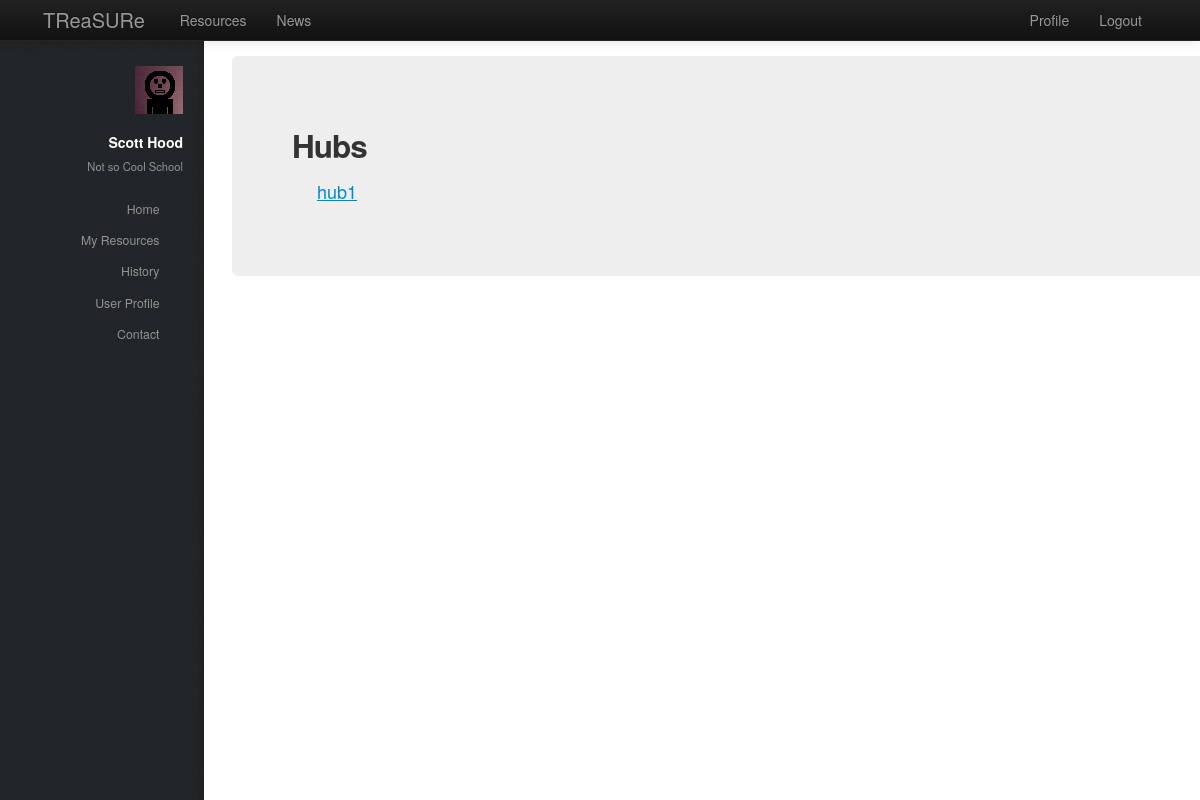
/treasure/hubs/ (signed in), run on an earlier commit of the app's database.
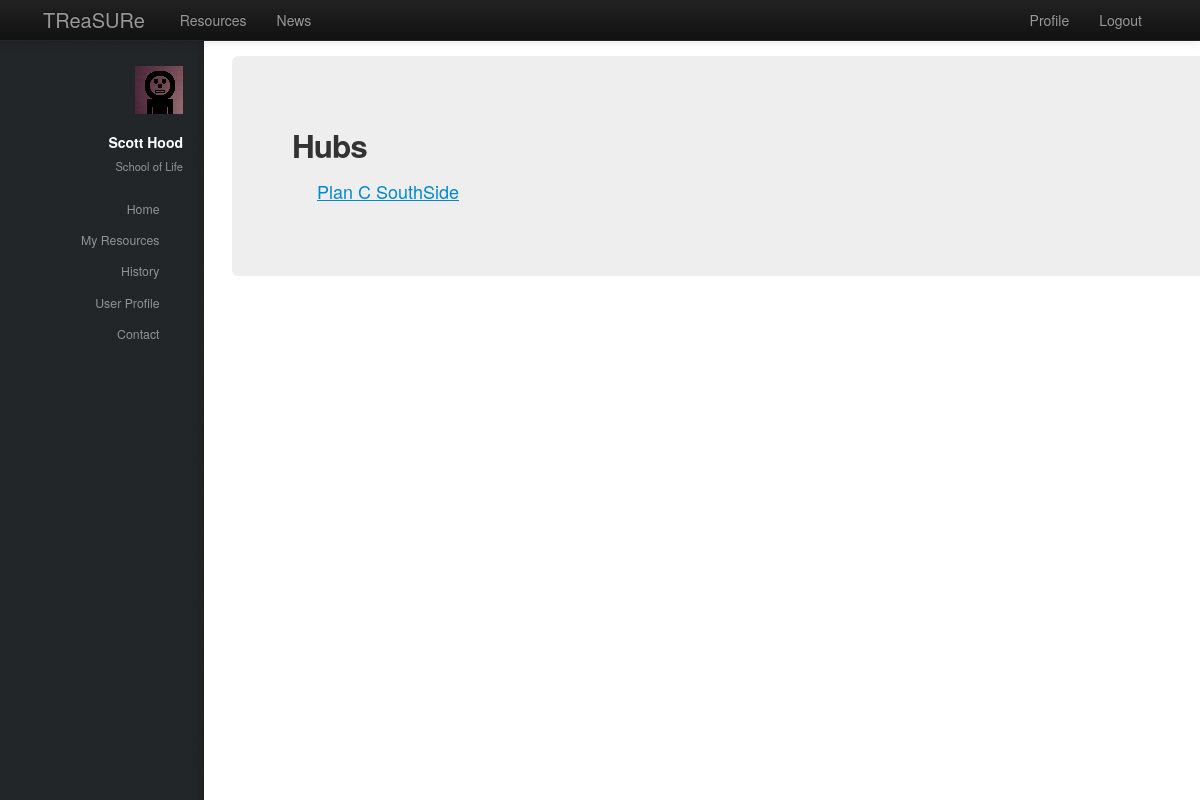
And on a later commit of the database.
### treasure/models.py (models this page shows, shortened)
class Teacher(models.Model):
    user = models.OneToOneField(User)
    firstname = models.CharField(max_length=128)
    surname = models.CharField(max_length=128)
    schools = models.ManyToManyField(School, null=True)
    hubs = models.ManyToManyField(Hub, null=True)

class School(models.Model):
    name = models.CharField(max_length=128)
    town = models.CharField(max_length=128)
    address = models.TextField()
    latitude = models.FloatField()
    longitude = models.FloatField()
    def __unicode__(self):
        return self.name

class Hub(models.Model):
    name = models.CharField(max_length=128)
    address = models.TextField()
    latitude = models.FloatField()
    longitude = models.FloatField()

### treasure/views.py (the view)
def hubs(request):
    context = RequestContext(request)
    context_dict = sidebar(request)
    hub_list = Hub.objects.all()
    context_dict['hubs'] = hub_list
    return render_to_response('treasure/hubs.html', context_dict, context)

### treasure/views.py (called while the page is built)
def sidebar(request):
    context_dict = {}
    try:
        userid = request.user.id
        teacher = Teacher.objects.get(user = userid)
        context_dict['user_firstname'] = teacher.firstname
        context_dict['user_surname'] = teacher.surname
        if len(teacher.schools.all()) < 1:
            context_dict['school'] = ""
        else:
            context_dict['user_school'] = teacher.schools.all()[0]
    except Teacher.DoesNotExist:
        context_dict['user_firstname'] = ""
        context_dict['user_surname'] = ""
        context_dict['school'] = ""
    return context_dict

### templates/treasure/hubs.html (shortened to what this page needs)
{% extends 'treasure/base.html' %}
{% load static %}
{% block body_block %}
<div class="hero-unit">
    <div class="row-fluid">
        <h2>Hubs</h2>
        {% if hubs %}
        <ul>
            {% for hub in hubs %}
            <li><a href="../hub/{{ hub.id }}">{{ hub.name }}</a></li>
            {% endfor %}
        </ul>
        {% else %}
            <strong>No hubs present.</strong>
        {% endif %}
    </div>
</div>
{% endblock %}

### templates/treasure/base.html (shortened to what this page needs)
<!DOCTYPE html>
{% load static %}
<html>
    <head>
        <link href="{% static 'css/bootstrap-fluid-adj.css' %}" rel="stylesheet">
        <link href="{% static 'sidebar/css/main.css' %}" rel="stylesheet">
        <link href="{% static 'css/bootstrap.min.css' %}" rel="stylesheet" media="screen">
        <link rel="stylesheet" href="http://getbootstrap.com/examples/sticky-footer-navbar/sticky-footer-navbar.css">
        <link href="{% static 'css/bootstrap-responsive.css' %}" rel="stylesheet">
        <link href="{% static 'css/treasure.css' %}" rel="stylesheet">
    </head>
    <body>
        <div class="navbar navbar-inverse navbar-fixed-top">
           <div class="navbar-inner">
               <div class="container">
                   <a class="brand" href="/treasure/">TReaSURe</a>
                   <div class="nav-collapse collapse">
                       <ul class="nav pull-right">
                            {% if user.is_authenticated %}
                                <li><a href="/treasure/profile">Profile</a></li>
                            	<li><a href="/treasure/logout">Logout</a></li>
                            {% else %}
                            	<li><a href="/treasure/login">Login</a></li>
                            	<li><a href="/treasure/register">Register</a></li>
                            {% endif %}
                       </ul>
                       {% if user.is_authenticated %}
                       <ul class="nav">
                           <li><a href="/treasure/resources">Resources</a></li>
                           <li><a href="/treasure/about">News</a></li>
                       </ul>
                       {% endif %}
                   </div>
               </div>
           </div>
        </div>
        <div>
				<div id="header">
					<div class="top">
                       {% if user.is_authenticated %}
							<div id="logo">
								<span class="image avatar48"><img src="{% static 'images/avatar.jpg' %}" alt="" /></span>
								<h1 id="title">{{ user_firstname }} {{ user_surname }}</h1>
								<p>{{ user_school }}</p>
							</div>
	                   {% endif %}
                        <nav id="nav">
							<ul>
								{% if user.is_authenticated %}
									<li><a href="/treasure/" id="home-link" class="skel-layers-ignoreHref"><span>Home</span></a></li>
									<li><a href="/treasure/resources" class="skel-layers-ignoreHref"><span>My Resources</span></a></li>
									<li><a href="/treasure/about" class="skel-layers-ignoreHref"><span>History</span></a></li>
									<li><a href="/treasure/profile" class="skel-layers-ignoreHref"><span>User Profile</span></a></li>
									<li><a href="#contact" class="skel-layers-ignoreHref"><span>Contact</span></a></li>
								{% else %}
									<li><a href="/treasure/login"><span>Login</span></a></li>
									<li><a href="/treasure/register" class="skel-layers-ignoreHref"><span>Register</span></a></li>
								{% endif %}
							</ul>
						</nav>
					</div>
				</div>
			<div id="main">
				<section id="MainPage">
                    <div class="container">
                        {% block body_block%}{% endblock%}
                    </div>
                </section>
            </div>
        </div>
    </body>
</html>

What changed in the data, as far as the page shows it:
no longer on this page (row edited): School: name "Not so Cool School"
removed Hub: name "hub1"
now on this page (row edited): School: name "School of Life"
added Hub: name "Plan C SouthSide"
